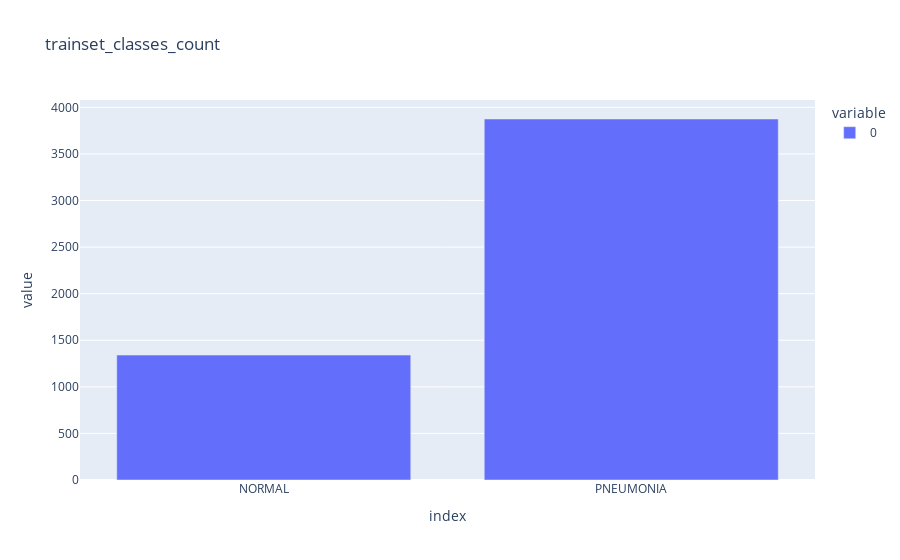

The notebook cell saved with this chart:
### Code cell
trainset_class_count = get_class_count(trainset,name = 'trainset_classes_count')
plot_class_count(trainset_class_count,name = 'trainset_classes_count')

### Figure 1 — Plotly figure (JSON) as saved in the notebook; plotly's stock layout.template omitted (floating-point values rounded to 4 significant figures)
{"data": [{"alignmentgroup": "True", "hovertemplate": "variable=0<br>index=%{x}<br>value=%{y}<extra></extra>", "legendgroup": "0", "marker": {"color": "#636efa", "pattern": {"shape": ""}}, "name": "0", "offsetgroup": "0", "orientation": "v", "showlegend": true, "textposition": "auto", "type": "bar", "x": ["NORMAL", "PNEUMONIA"], "xaxis": "x", "y": [1341, 3875], "yaxis": "y"}], "layout": {"barmode": "relative", "legend": {"title": {"text": "variable"}, "tracegroupgap": 0}, "title": {"text": "trainset_classes_count"}, "xaxis": {"anchor": "y", "domain": [0, 1], "title": {"text": "index"}}, "yaxis": {"anchor": "x", "domain": [0, 1], "title": {"text": "value"}}}}
